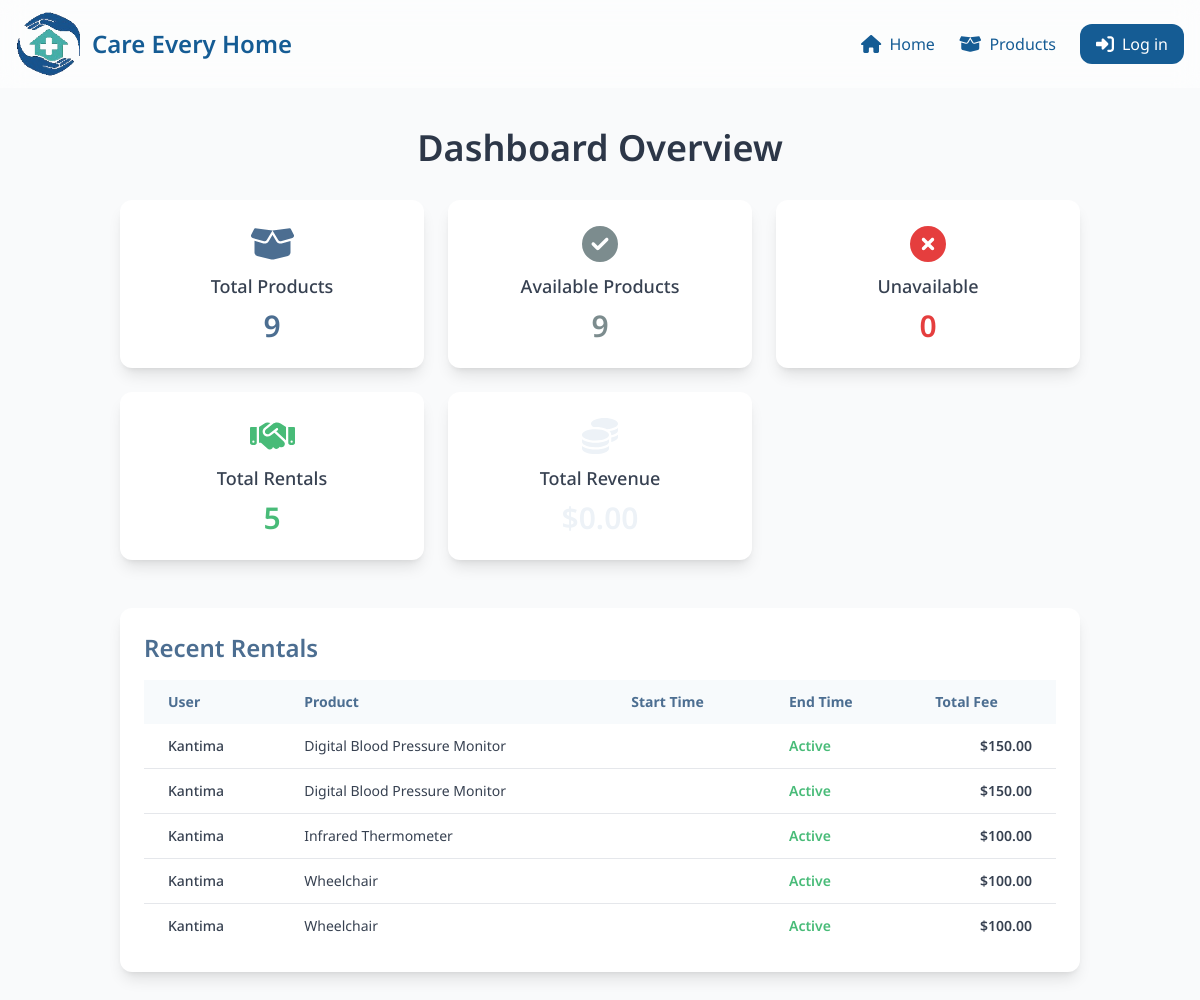
/dashboard/, run on the app's committed database.
### myapp/models.py (models this page shows, shortened)
class Rental(models.Model):
    user = models.ForeignKey(User, on_delete=models.CASCADE)
    product = models.ForeignKey(Product, on_delete=models.CASCADE)
    start_date = models.DateField(default=now, null=True)
    rental_months = models.PositiveIntegerField(default=1, help_text="Number of months for rental (1-12)")
    total_fee = models.DecimalField(max_digits=10, decimal_places=2, default=0.00)
    status = models.CharField(max_length=20, choices=[
        ('preparing', 'Preparing'),
        ('ongoing', 'Ongoing'),
        ('returning', 'Returning'),
        ('returned', 'Returned'),
    ], default='preparing')
    created_at = models.DateTimeField(auto_now_add=True)
    last_payment_reminder = models.DateTimeField(null=True, blank=True)

class Product(models.Model):
    name = models.CharField(max_length=255)
    description = models.TextField(blank=True)
    is_available = models.BooleanField(default=True)
    monthly_rate = models.DecimalField(max_digits=6, decimal_places=2)
    image = models.ImageField(upload_to='products/', blank=True, null=True)
    created_at = models.DateTimeField(auto_now_add=True)
    stock = models.PositiveIntegerField(default=0)
    category = models.ForeignKey(Category, on_delete=models.SET_NULL, null=True, blank=True)

### myapp/views.py (the view)
# urls.py: path('dashboard/', dashboard, name='dashboard'),
def dashboard(request):
    total_products = Product.objects.count()
    available_products = Product.objects.filter(is_available=True).count()
    unavailable_products = total_products - available_products
    total_rentals = Rental.objects.count()
    total_revenue = Rental.objects.filter(status='returned').aggregate(total=Sum('total_fee'))['total'] or 0.00
    recent_rentals = Rental.objects.order_by('-start_date')[:5]
    total_stock = Product.objects.aggregate(total=Sum('stock'))['total'] or 0
    category_count = Category.objects.count()
    context = {
        'total_products': total_products,
        'available_products': available_products,
        'unavailable_products': unavailable_products,
        'total_rentals': total_rentals,
        'total_revenue': total_revenue,
        'recent_rentals': recent_rentals,
        'total_stock': total_stock,
        'category_count': category_count,
    }
    return render(request, 'myapp/dashboard.html', context)

### myapp/templates/myapp/dashboard.html (shortened to what this page needs)
{% extends 'myapp/base.html' %}
{% block content %}
<div class="container mx-auto px-4 sm:px-6 lg:px-8 py-10">
  <h1 class="text-4xl font-semibold text-[#2d3748] mb-8 text-center">Dashboard Overview</h1>
  <div class="grid grid-cols-1 sm:grid-cols-2 lg:grid-cols-3 xl:grid-cols-5 gap-6 mb-12">
    <div class="bg-white rounded-xl shadow-lg p-6 text-center hover:shadow-2xl transition transform hover:scale-105">
      <div class="text-[#4C6E91] text-4xl mb-2">
        <i class="fas fa-box-open"></i>
      </div>
      <h2 class="text-lg font-medium text-gray-700">Total Products</h2>
      <p class="text-3xl font-semibold text-[#4C6E91] mt-2">{{ total_products }}</p>
    </div>
    <div class="bg-white rounded-xl shadow-lg p-6 text-center hover:shadow-2xl transition transform hover:scale-105">
      <div class="text-[#7c8c8e] text-4xl mb-2">
        <i class="fas fa-check-circle"></i>
      </div>
      <h2 class="text-lg font-medium text-gray-700">Available Products</h2>
      <p class="text-3xl font-semibold text-[#7c8c8e] mt-2">{{ available_products }}</p>
    </div>
    <div class="bg-white rounded-xl shadow-lg p-6 text-center hover:shadow-2xl transition transform hover:scale-105">
      <div class="text-[#e53e3e] text-4xl mb-2">
        <i class="fas fa-times-circle"></i>
      </div>
      <h2 class="text-lg font-medium text-gray-700">Unavailable</h2>
      <p class="text-3xl font-semibold text-[#e53e3e] mt-2">{{ unavailable_products }}</p>
    </div>
    <div class="bg-white rounded-xl shadow-lg p-6 text-center hover:shadow-2xl transition transform hover:scale-105">
      <div class="text-[#48bb78] text-4xl mb-2">
        <i class="fas fa-handshake"></i>
      </div>
      <h2 class="text-lg font-medium text-gray-700">Total Rentals</h2>
      <p class="text-3xl font-semibold text-[#48bb78] mt-2">{{ total_rentals }}</p>
    </div>
    <div class="bg-white rounded-xl shadow-lg p-6 text-center hover:shadow-2xl transition transform hover:scale-105">
      <div class="text-[#edf2f7] text-4xl mb-2">
        <i class="fas fa-coins"></i>
      </div>
      <h2 class="text-lg font-medium text-gray-700">Total Revenue</h2>
      <p class="text-3xl font-semibold text-[#edf2f7] mt-2">${{ total_revenue|floatformat:2 }}</p>
    </div>
  </div>
  <div class="bg-white rounded-xl shadow-lg p-6">
    <h2 class="text-2xl font-semibold text-[#4C6E91] mb-4">Recent Rentals</h2>
    {% if recent_rentals %}
      <div class="overflow-x-auto">
        <table class="min-w-full text-sm text-gray-700">
          <thead class="bg-[#f7fafc] text-[#4C6E91]">
            <tr>
              <th class="px-6 py-3 text-left">User</th>
              <th class="px-6 py-3 text-left">Product</th>
              <th class="px-6 py-3 text-left">Start Time</th>
              <th class="px-6 py-3 text-left">End Time</th>
              <th class="px-6 py-3 text-left">Total Fee</th>
            </tr>
          </thead>
          <tbody class="divide-y divide-gray-200">
            {% for rental in recent_rentals %}
              <tr class="hover:bg-[#fafafa]">
                <td class="px-6 py-3 font-medium">{{ rental.user.username }}</td>
                <td class="px-6 py-3">{{ rental.product.name }}</td>
                <td class="px-6 py-3">{{ rental.start_time|date:"Y-m-d" }}</td>
                <td class="px-6 py-3">
                  {% if rental.end_time %}
                    {{ rental.end_time|date:"Y-m-d" }}
                  {% else %}
                    <span class="text-[#48bb78] font-semibold">Active</span>
                  {% endif %}
                </td>
                <td class="px-6 py-3 font-semibold text-right">${{ rental.total_fee|floatformat:2 }}</td>
              </tr>
            {% endfor %}
          </tbody>
        </table>
      </div>
    {% else %}
      <p class="text-gray-500 text-sm">No recent rentals available.</p>
    {% endif %}
  </div>
</div>
{% endblock %}

### myapp/templates/myapp/base.html (style rules this page uses)
body { font-family: 'Noto Sans', 'Noto Sans Thai', sans-serif; }

### data on the page
Rental: user.username "Kantima", product.name "Digital Blood Pressure Monitor", total_fee "150.00"
Rental: user.username "Kantima", product.name "Digital Blood Pressure Monitor", total_fee "150.00"
Rental: user.username "Kantima", product.name "Infrared Thermometer", total_fee "100.00"
Rental: user.username "Kantima", product.name "Wheelchair", total_fee "100.00"
Rental: user.username "Kantima", product.name "Wheelchair", total_fee "100.00"

### other printed values
{{ total_products }} "9"
{{ available_products }} "9"
{{ unavailable_products }} "0"
{{ total_rentals }} "5"
